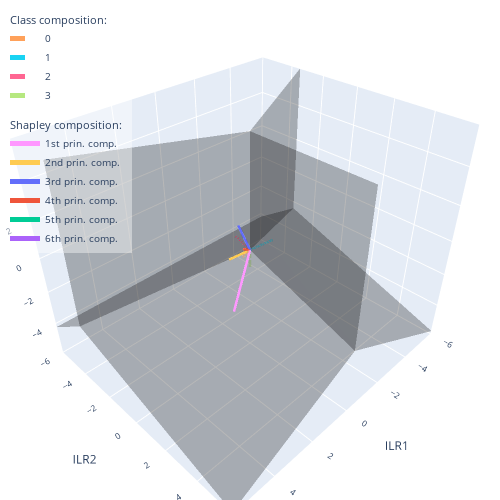
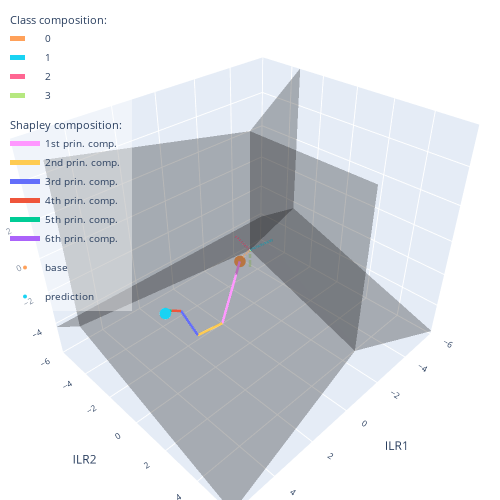

Write notebook code for charts like these, in order.
### Code cell
#PLOT the 3D ILR SPACE (CORRESPONDING TO THE CHOSEN ILR COMPONENTS LISTED IN BALANCES).
#plot range [-lim, lim]
#If shapley_sum is True, the sum of the shapley vectors are summed from the base distribution to the prediction

fig = explainer.plot_ilr_space(balances=[1, 2, 3], lim=6, figsize=500,
                               names_classes=['0','1','2','3'], 
                               names_features=['1st prin. comp.','2nd prin. comp.','3rd prin. comp.','4th prin. comp.','5th prin. comp.','6th prin. comp.'])

fig = explainer.plot_ilr_space(balances=[1, 2, 3], shapley_sum=True, lim=6, figsize=500,
                               names_classes=['0','1','2','3'], 
                               names_features=['1st prin. comp.','2nd prin. comp.','3rd prin. comp.','4th prin. comp.','5th prin. comp.','6th prin. comp.'])

### Figure 1 — Plotly figure (JSON) as saved in the notebook; plotly's stock layout.template omitted (floating-point values rounded to 4 significant figures)
{"data": [{"alphahull": 0, "color": "black", "opacity": 0.15, "type": "mesh3d", "x": [0, 48.99, 2.393e-15, 2.393e-15], "y": [0, -28.28, 56.57, 4.121e-15], "z": [0, -20.0, -20.0, 60.0]}, {"alphahull": 0, "color": "black", "opacity": 0.15, "type": "mesh3d", "x": [-48.99, 0, 2.393e-15, 2.393e-15], "y": [-28.28, 0, 56.57, 4.121e-15], "z": [-20.0, 0, -20.0, 60.0]}, {"alphahull": 0, "color": "black", "opacity": 0.15, "type": "mesh3d", "x": [-48.99, 48.99, 0, 2.393e-15], "y": [-28.28, -28.28, 0, 4.121e-15], "z": [-20.0, -20.0, 0, 60.0]}, {"alphahull": 0, "color": "black", "opacity": 0.15, "type": "mesh3d", "x": [-48.99, 48.99, 2.393e-15, 0], "y": [-28.28, -28.28, 56.57, 0], "z": [-20.0, -20.0, -20.0, 0]}, {"legendgroup": "class", "legendgrouptitle": {"text": "Class composition:"}, "line": {"dash": "dash", "width": 5}, "mode": "lines", "name": "0", "type": "scatter3d", "x": [0, 0.8165], "y": [0, 0.4714], "z": [0, 0.3333]}, {"legendgroup": "class", "legendgrouptitle": {"text": "Class composition:"}, "line": {"dash": "dash", "width": 5}, "mode": "lines", "name": "1", "type": "scatter3d", "x": [0, -0.8165], "y": [0, 0.4714], "z": [0, 0.3333]}, {"legendgroup": "class", "legendgrouptitle": {"text": "Class composition:"}, "line": {"dash": "dash", "width": 5}, "mode": "lines", "name": "2", "type": "scatter3d", "x": [0, -3.988e-17], "y": [0, -0.9428], "z": [0, 0.3333]}, {"legendgroup": "class", "legendgrouptitle": {"text": "Class composition:"}, "line": {"dash": "dash", "width": 5}, "mode": "lines", "name": "3", "type": "scatter3d", "x": [0, -3.988e-17], "y": [0, -6.869e-17], "z": [0, -1.0]}, {"legendgroup": "shapley", "legendgrouptitle": {"text": "Shapley composition:"}, "line": {"width": 5}, "mode": "lines", "name": "1st prin. comp.", "type": "scatter3d", "x": [0, 3.29], "y": [0, 2.953], "z": [0, 0.5981]}, {"legendgroup": "shapley", "legendgrouptitle": {"text": "Shapley composition:"}, "line": {"width": 5}, "mode": "lines", "name": "2nd prin. comp.", "type": "scatter3d", "x": [0, 0.8338], "y": [0, -0.335], "z": [0, -0.214]}, {"legendgroup": "shapley", "legendgrouptitle": {"text": "Shapley composition:"}, "line": {"width": 5}, "mode": "lines", "name": "3rd prin. comp.", "type": "scatter3d", "x": [0, 0.5396], "y": [0, -0.0818], "z": [0, 1.64]}, {"legendgroup": "shapley", "legendgrouptitle": {"text": "Shapley composition:"}, "line": {"width": 5}, "mode": "lines", "name": "4th prin. comp.", "type": "scatter3d", "x": [0, 0.3196], "y": [0, -0.05752], "z": [0, 0.2147]}, {"legendgroup": "shapley", "legendgrouptitle": {"text": "Shapley composition:"}, "line": {"width": 5}, "mode": "lines", "name": "5th prin. comp.", "type": "scatter3d", "x": [0, 0.1305], "y": [0, -0.0331], "z": [0, 0.07199]}, {"legendgroup": "shapley", "legendgrouptitle": {"text": "Shapley composition:"}, "line": {"width": 5}, "mode": "lines", "name": "6th prin. comp.", "type": "scatter3d", "x": [0, 0.1093], "y": [0, 0.02491], "z": [0, -0.03243]}], "layout": {"autosize": false, "font": {"size": 10}, "height": 500, "legend": {"bgcolor": "rgba(255,255,255,0.4)", "x": 0.01, "xanchor": "left", "y": 0.99, "yanchor": "top"}, "margin": {"b": 0, "l": 0, "r": 0, "t": 0}, "scene": {"xaxis": {"range": [-6, 6], "title": {"text": "ILR1"}}, "yaxis": {"range": [-6, 6], "title": {"text": "ILR2"}}, "zaxis": {"range": [-6, 6], "title": {"text": "ILR3"}}}, "width": 500}}

### Figure 2 — Plotly figure (JSON) as saved in the notebook; plotly's stock layout.template omitted (floating-point values rounded to 4 significant figures)
{"data": [{"alphahull": 0, "color": "black", "opacity": 0.15, "type": "mesh3d", "x": [0, 48.99, 2.393e-15, 2.393e-15], "y": [0, -28.28, 56.57, 4.121e-15], "z": [0, -20.0, -20.0, 60.0]}, {"alphahull": 0, "color": "black", "opacity": 0.15, "type": "mesh3d", "x": [-48.99, 0, 2.393e-15, 2.393e-15], "y": [-28.28, 0, 56.57, 4.121e-15], "z": [-20.0, 0, -20.0, 60.0]}, {"alphahull": 0, "color": "black", "opacity": 0.15, "type": "mesh3d", "x": [-48.99, 48.99, 0, 2.393e-15], "y": [-28.28, -28.28, 0, 4.121e-15], "z": [-20.0, -20.0, 0, 60.0]}, {"alphahull": 0, "color": "black", "opacity": 0.15, "type": "mesh3d", "x": [-48.99, 48.99, 2.393e-15, 0], "y": [-28.28, -28.28, 56.57, 0], "z": [-20.0, -20.0, -20.0, 0]}, {"legendgroup": "class", "legendgrouptitle": {"text": "Class composition:"}, "line": {"dash": "dash", "width": 5}, "mode": "lines", "name": "0", "type": "scatter3d", "x": [0, 0.8165], "y": [0, 0.4714], "z": [0, 0.3333]}, {"legendgroup": "class", "legendgrouptitle": {"text": "Class composition:"}, "line": {"dash": "dash", "width": 5}, "mode": "lines", "name": "1", "type": "scatter3d", "x": [0, -0.8165], "y": [0, 0.4714], "z": [0, 0.3333]}, {"legendgroup": "class", "legendgrouptitle": {"text": "Class composition:"}, "line": {"dash": "dash", "width": 5}, "mode": "lines", "name": "2", "type": "scatter3d", "x": [0, -3.988e-17], "y": [0, -0.9428], "z": [0, 0.3333]}, {"legendgroup": "class", "legendgrouptitle": {"text": "Class composition:"}, "line": {"dash": "dash", "width": 5}, "mode": "lines", "name": "3", "type": "scatter3d", "x": [0, -3.988e-17], "y": [0, -6.869e-17], "z": [0, -1.0]}, {"legendgroup": "shapley", "legendgrouptitle": {"text": "Shapley composition:"}, "line": {"width": 5}, "mode": "lines", "name": "1st prin. comp.", "type": "scatter3d", "x": [0.1473, 3.437], "y": [-0.4869, 2.466], "z": [-0.8341, -0.236]}, {"legendgroup": "shapley", "legendgrouptitle": {"text": "Shapley composition:"}, "line": {"width": 5}, "mode": "lines", "name": "2nd prin. comp.", "type": "scatter3d", "x": [3.437, 4.271], "y": [2.466, 2.131], "z": [-0.236, -0.4499]}, {"legendgroup": "shapley", "legendgrouptitle": {"text": "Shapley composition:"}, "line": {"width": 5}, "mode": "lines", "name": "3rd prin. comp.", "type": "scatter3d", "x": [4.271, 4.811], "y": [2.131, 2.05], "z": [-0.4499, 1.19]}, {"legendgroup": "shapley", "legendgrouptitle": {"text": "Shapley composition:"}, "line": {"width": 5}, "mode": "lines", "name": "4th prin. comp.", "type": "scatter3d", "x": [4.811, 5.13], "y": [2.05, 1.992], "z": [1.19, 1.405]}, {"legendgroup": "shapley", "legendgrouptitle": {"text": "Shapley composition:"}, "line": {"width": 5}, "mode": "lines", "name": "5th prin. comp.", "type": "scatter3d", "x": [5.13, 5.261], "y": [1.992, 1.959], "z": [1.405, 1.476]}, {"legendgroup": "shapley", "legendgrouptitle": {"text": "Shapley composition:"}, "line": {"width": 5}, "mode": "lines", "name": "6th prin. comp.", "type": "scatter3d", "x": [5.261, 5.37], "y": [1.959, 1.984], "z": [1.476, 1.444]}, {"marker": {"size": 4}, "mode": "markers", "name": "base", "type": "scatter3d", "x": [0.1473], "y": [-0.4869], "z": [-0.8341]}, {"marker": {"size": 4}, "mode": "markers", "name": "prediction", "type": "scatter3d", "x": [5.37], "y": [1.984], "z": [1.444]}], "layout": {"autosize": false, "font": {"size": 10}, "height": 500, "legend": {"bgcolor": "rgba(255,255,255,0.4)", "x": 0.01, "xanchor": "left", "y": 0.99, "yanchor": "top"}, "margin": {"b": 0, "l": 0, "r": 0, "t": 0}, "scene": {"xaxis": {"range": [-6, 6], "title": {"text": "ILR1"}}, "yaxis": {"range": [-6, 6], "title": {"text": "ILR2"}}, "zaxis": {"range": [-6, 6], "title": {"text": "ILR3"}}}, "width": 500}}
